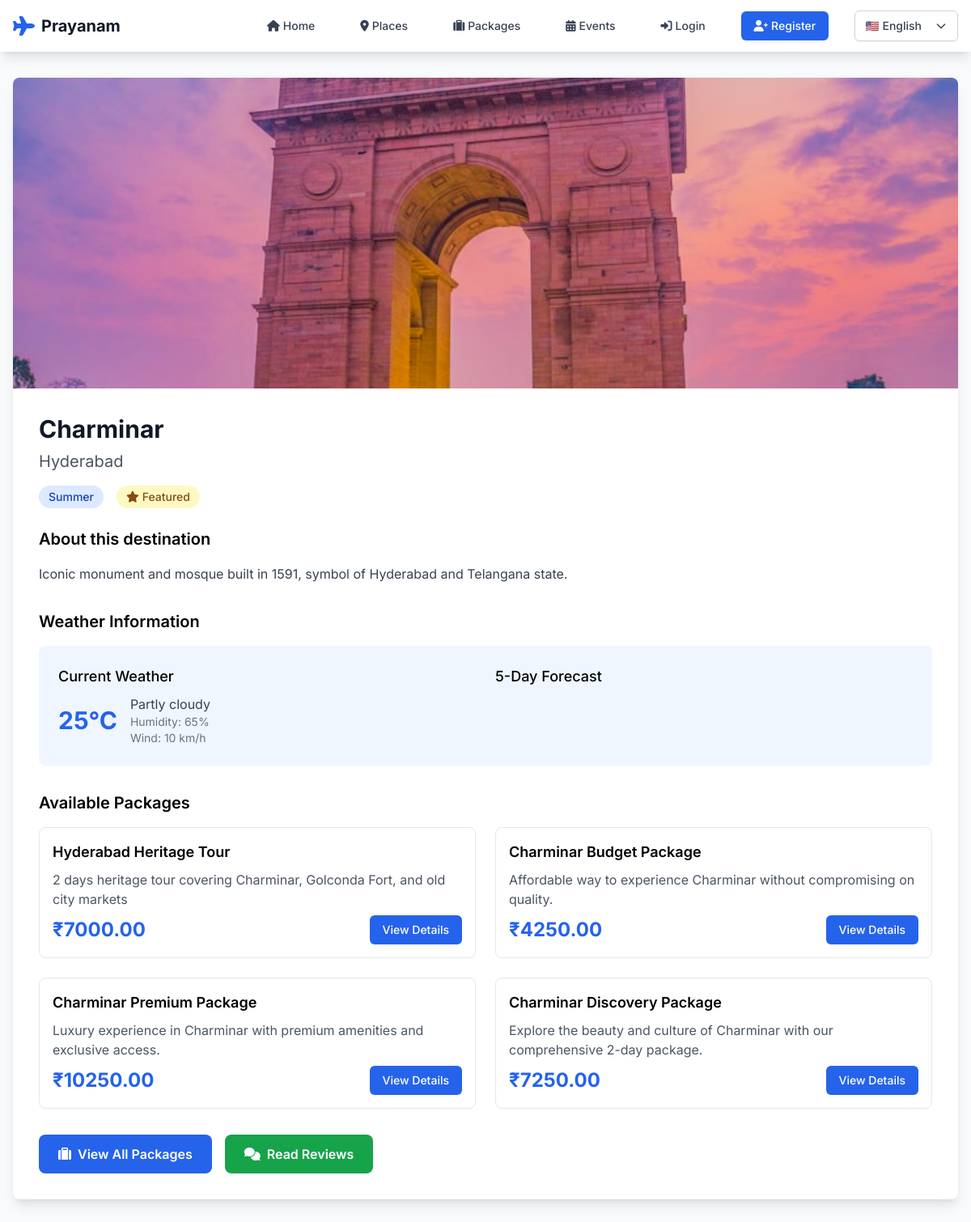
Page /places/42/ on the committed database.
### places/models.py (models this page shows, shortened)
class Place(models.Model):
    SEASON_CHOICES = [
        ('spring', 'Spring'),
        ('summer', 'Summer'),
        ('autumn', 'Autumn'),
        ('winter', 'Winter'),
    ]
    CATEGORY_CHOICES = [
        ('heritage', 'Heritage'),
        ('beaches', 'Beaches'),
        ('temples', 'Temples'),
        ('adventure', 'Adventure'),
        ('hills', 'Hills'),
        ('wildlife', 'Wildlife'),
        ('cultural', 'Cultural'),
    ]
    STATE_CHOICES = [
        ('ap', 'Andhra Pradesh'),
        ('telangana', 'Telangana'),
    ]
    name = models.CharField(max_length=200)
    location = models.CharField(max_length=200)
    description = models.TextField()
    image = models.ImageField(upload_to='places/', null=True, blank=True)
    season = models.CharField(max_length=20, choices=SEASON_CHOICES, default='summer')
    category = models.CharField(max_length=20, choices=CATEGORY_CHOICES, default='cultural')
    state = models.CharField(max_length=20, choices=STATE_CHOICES, default='ap')
    district = models.CharField(max_length=100, blank=True)
    latitude = models.DecimalField(max_digits=9, decimal_places=6, null=True, blank=True)
    longitude = models.DecimalField(max_digits=9, decimal_places=6, null=True, blank=True)
    average_temperature = models.DecimalField(max_digits=4, decimal_places=1, null=True, blank=True)
    best_time_to_visit = models.CharField(max_length=100, blank=True)
    entry_fee = models.DecimalField(max_digits=8, decimal_places=2, default=0)
    opening_hours = models.CharField(max_length=100, default="6:00 AM - 6:00 PM")
    rating = models.DecimalField(max_digits=3, decimal_places=2, default=0, validators=[MinValueValidator(0), MaxValueValidator(5)])
    total_reviews = models.IntegerField(default=0)
    is_featured = models.BooleanField(default=False)
    is_popular = models.BooleanField(default=False)
    created_at = models.DateTimeField(auto_now_add=True)
    updated_at = models.DateTimeField(auto_now=True)
    class Meta:
        ordering = ['-is_featured', '-rating', 'name']
    @property
    def coordinates(self):
        if self.latitude and self.longitude:
            return (float(self.latitude), float(self.longitude))
        return None

### packages/models.py (models this page shows, shortened)
class Package(models.Model):
    name = models.CharField(max_length=200)
    place = models.ForeignKey(Place, on_delete=models.CASCADE, related_name='packages')
    description = models.TextField()
    base_price = models.DecimalField(max_digits=10, decimal_places=2)
    duration_days = models.IntegerField(default=1)
    max_capacity = models.IntegerField(default=10)
    is_featured = models.BooleanField(default=False)
    image = models.ImageField(upload_to='packages/', blank=True, null=True)
    created_at = models.DateTimeField(auto_now_add=True)
    updated_at = models.DateTimeField(auto_now=True)
    class Meta:
        ordering = ['-created_at']

### places/views.py (the view)
# urls.py: path('places/<int:place_id>/', views_custom.place_detail, name='place_detail'),
def place_detail(request, place_id):
    place = get_object_or_404(Place, id=place_id)
    weather_data = None
    forecast_data = None
    recommendations = []
    if place.coordinates:
        try:
            lat, lon = place.coordinates
            weather_data = weather_api.get_current_weather(lat, lon)
            forecast_data = weather_api.get_forecast(lat, lon)
            recommendations = weather_api.get_seasonal_recommendations(lat, lon)
        except (ValueError, TypeError) as e:
            print(f"Error unpacking coordinates for place {place.id}: {e}")
            weather_data = None
            forecast_data = None
            recommendations = []
    related_places = Place.objects.filter(
        Q(category=place.category) | Q(state=place.state)
    ).exclude(id=place.id)[:6]
    context = {
        'place': place,
        'weather_data': weather_data,
        'forecast_data': forecast_data,
        'recommendations': recommendations,
        'related_places': related_places,
    }
    return render(request, 'places/place_detail.html', context)

### utils/weather_api.py (called while the page is built, shortened)
    def get_current_weather(self, lat, lon):
        if not self.api_key or self.api_key == 'your_api_key_here':
            print("Weather API: No valid API key provided, using fallback data")
            return self._get_fallback_weather()

    def get_forecast(self, lat, lon, days=5):
        if not self.api_key or self.api_key == 'your_api_key_here':
            print("Weather API: No valid API key provided, using fallback forecast")
            return self._get_fallback_forecast(days)

    def _get_fallback_weather(self):
        return {
            'temperature': 25,
            'feels_like': 27,
            'humidity': 65,
            'pressure': 1013,
            'description': 'Partly cloudy',
            'icon': '02d',
            'wind_speed': 10,
            'wind_direction': 180,
            'visibility': 10000,
            'sunrise': datetime.now().replace(hour=6, minute=0, second=0, microsecond=0),
            'sunset': datetime.now().replace(hour=18, minute=0, second=0, microsecond=0),
            'timestamp': datetime.now()
        }

    def _get_fallback_forecast(self, days=5):
        forecast = []
        for i in range(days):
            date = datetime.now().date() + timedelta(days=i)
            forecast.append({
                'date': date,
                'day_name': date.strftime('%A'),
                'temperature': {
                    'min': 20 + i,
                    'max': 30 + i,
                    'avg': 25 + i
                },
                'description': 'Partly cloudy',
                'icon': '02d',
                'humidity': 65,
                'wind_speed': 10,
                'precipitation': 0
            })
        return forecast

### templates/places/place_detail.html (shortened to what this page needs)
{% extends 'base.html' %}
{% block content %}
<div class="max-w-7xl mx-auto px-4 py-8">
    <div class="bg-white rounded-lg shadow-lg overflow-hidden">
        {% if place.image %}
            <img src="{{ place.image.url }}" alt="{{ place.name }}" class="w-full h-64 md:h-96 object-cover">
        {% else %}
            <div class="w-full h-64 md:h-96 bg-gray-300 flex items-center justify-center">
                <i class="fas fa-map-marker-alt text-6xl text-gray-400"></i>
            </div>
        {% endif %}
        <div class="p-8">
            <div class="mb-6">
                <h1 class="text-3xl font-bold text-gray-900 mb-2">{{ place.name }}</h1>
                <p class="text-xl text-gray-600 mb-4">{{ place.location }}</p>
                <div class="flex items-center space-x-4">
                    <span class="bg-blue-100 text-blue-800 px-3 py-1 rounded-full text-sm font-medium">
                        {{ place.get_season_display }}
                    </span>
                    {% if place.is_featured %}
                        <span class="bg-yellow-100 text-yellow-800 px-3 py-1 rounded-full text-sm font-medium">
                            <i class="fas fa-star mr-1"></i>Featured
                        </span>
                    {% endif %}
                </div>
            </div>
            <div class="mb-8">
                <h2 class="text-xl font-semibold mb-4">About this destination</h2>
                <p class="text-gray-700 leading-relaxed">{{ place.description }}</p>
            </div>
            {% if weather_data %}
            <div class="mb-8">
                <h2 class="text-xl font-semibold mb-4">Weather Information</h2>
                <div class="bg-blue-50 p-6 rounded-lg">
                    <div class="grid grid-cols-1 md:grid-cols-2 gap-6">
                        <div>
                            <h3 class="text-lg font-medium mb-2">Current Weather</h3>
                            <div class="flex items-center space-x-4">
                                <div class="text-3xl font-bold text-blue-600">{{ weather_data.temperature }}°C</div>
                                <div>
                                    <p class="text-gray-700">{{ weather_data.description }}</p>
                                    <p class="text-sm text-gray-500">Humidity: {{ weather_data.humidity }}%</p>
                                    <p class="text-sm text-gray-500">Wind: {{ weather_data.wind_speed }} km/h</p>
                                </div>
                            </div>
                        </div>
                        <div>
                            <h3 class="text-lg font-medium mb-2">5-Day Forecast</h3>
                        </div>
                    </div>
                </div>
            </div>
            {% endif %}
            <div class="mb-8">
                <h2 class="text-xl font-semibold mb-4">Available Packages</h2>
                {% if place.packages.all %}
                    <div class="grid grid-cols-1 md:grid-cols-2 gap-6">
                        {% for package in place.packages.all %}
                        <div class="border rounded-lg p-4 hover:shadow-md transition duration-300">
                            <h3 class="text-lg font-semibold mb-2">{{ package.name }}</h3>
                            <p class="text-gray-600 mb-2">{{ package.description|truncatewords:15 }}</p>
                            <div class="flex items-center justify-between">
                                <span class="text-2xl font-bold text-blue-600">₹{{ package.base_price }}</span>
                                                                 <a href="{% url 'packages:package_detail' package.id %}" class="bg-blue-600 hover:bg-blue-700 text-white px-4 py-2 rounded-md text-sm font-medium">
                                     View Details
                                 </a>
                            </div>
                        </div>
                        {% endfor %}
                    </div>
                {% else %}
                    <p class="text-gray-500">No packages available for this destination yet.</p>
                {% endif %}
            </div>
            <div class="flex flex-col sm:flex-row gap-4">
                <a href="{% url 'packages:packages_list' %}?place={{ place.id }}" class="bg-blue-600 hover:bg-blue-700 text-white px-6 py-3 rounded-lg font-semibold text-center">
                    <i class="fas fa-suitcase mr-2"></i>View All Packages
                </a>
                <a href="{% url 'feedback_list' %}?place={{ place.id }}" class="bg-green-600 hover:bg-green-700 text-white px-6 py-3 rounded-lg font-semibold text-center">
                    <i class="fas fa-comments mr-2"></i>Read Reviews
                </a>
            </div>
        </div>
    </div>
</div>
{% endblock %}

### templates/base.html (style rules this page uses)
body { font-family: 'Inter', sans-serif; }

### rows in the picture
Place: image (picture), name "Charminar", location "Hyderabad", season "Summer", description "Iconic monument and mosque built in 1591, symbol of Hyderabad and Telangana state."
Package: name "Hyderabad Heritage Tour", description "2 days heritage tour covering Charminar, Golconda Fort, and old city markets", base_price "7000.00"
Package: name "Charminar Budget Package", description "Affordable way to experience Charminar without compromising on quality.", base_price "4250.00"
Package: name "Charminar Premium Package", description "Luxury experience in Charminar with premium amenities and exclusive access.", base_price "10250.00"
Package: name "Charminar Discovery Package", description "Explore the beauty and culture of Charminar with our comprehensive 2-day package.", base_price "7250.00"

### other values in the picture
{{ weather_data.temperature }} "25"
{{ weather_data.description }} "Partly cloudy"
{{ weather_data.humidity }} "65"
{{ weather_data.wind_speed }} "10"
